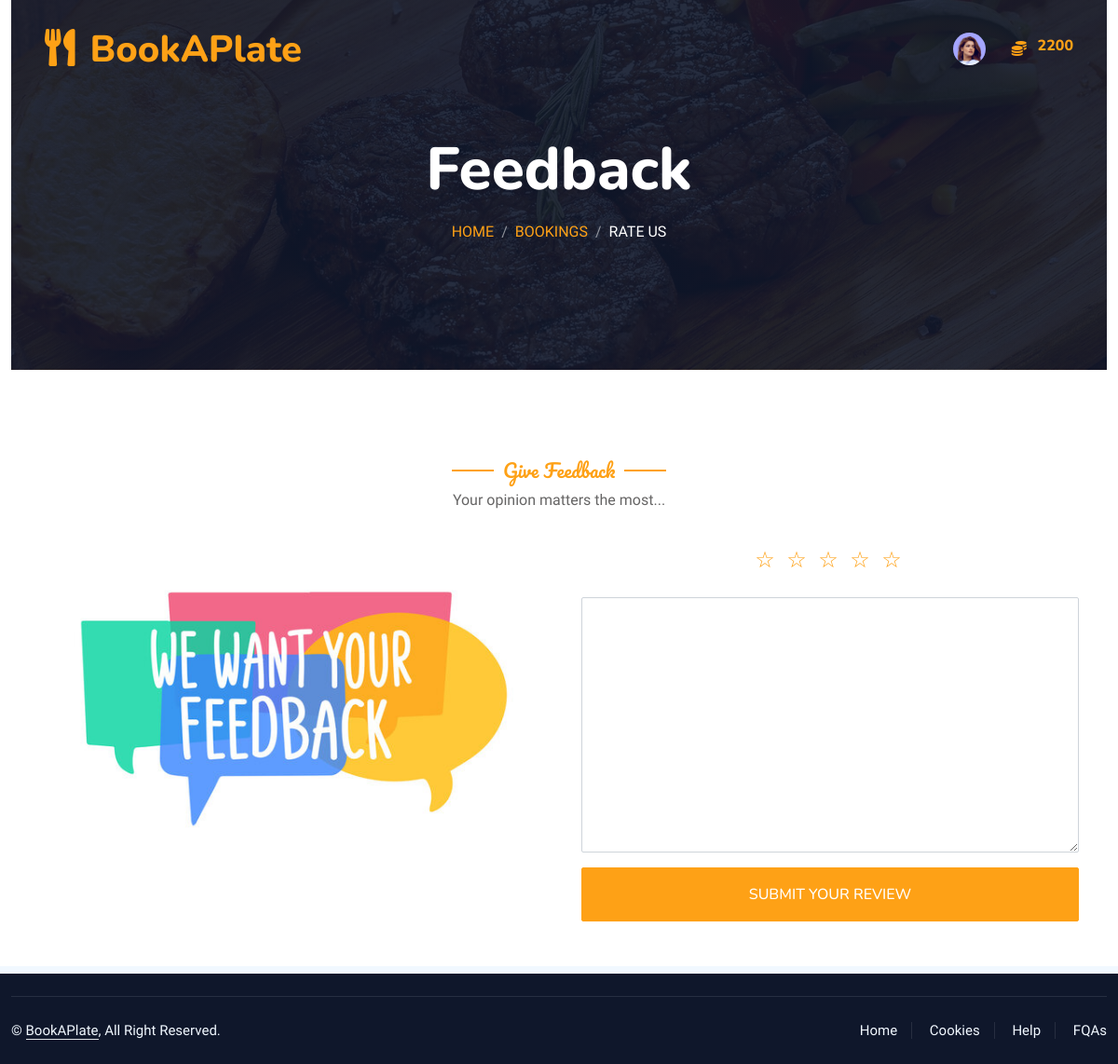
/customer_user/rate_us/ (signed in), run on the app's committed database.
### admin_workbench/models.py (models this page shows)
class Customer(models.Model):
    customer_id = models.AutoField(primary_key=True)
    phone = models.CharField(max_length=13, unique=True)
    address = models.CharField(max_length=100)
    place = models.CharField(max_length=100)
    STATES_CHOICES = [
    ('','Select State'),
    ('Andhra Pradesh', 'Andhra Pradesh'),
    ('Arunachal Pradesh', 'Arunachal Pradesh'),
    ('Assam', 'Assam'),
    ('Bihar', 'Bihar'),
    ('Chhattisgarh', 'Chhattisgarh'),
    ('Goa', 'Goa'),
    ('Gujarat', 'Gujarat'),
    ('Haryana', 'Haryana'),
    ('Himachal Pradesh', 'Himachal Pradesh'),
    ('Jharkhand', 'Jharkhand'),
    ('Karnataka', 'Karnataka'),
    ('Kerala', 'Kerala'),
    ('Madhya Pradesh', 'Madhya Pradesh'),
    ('Maharashtra', 'Maharashtra'),
    ('Manipur', 'Manipur'),
    ('Meghalaya', 'Meghalaya'),
    ('Mizoram', 'Mizoram'),
    ('Nagaland', 'Nagaland'),
    ('Odisha', 'Odisha'),
    ('Punjab', 'Punjab'),
    ('Rajasthan', 'Rajasthan'),
    ('Sikkim', 'Sikkim'),
    ('Tamil Nadu', 'Tamil Nadu'),
    ('Telangana', 'Telangana'),
    ('Tripura', 'Tripura'),
    ('Uttar Pradesh', 'Uttar Pradesh'),
    ('Uttarakhand', 'Uttarakhand'),
    ('West Bengal', 'West Bengal')
]
    state = models.CharField(max_length=100, choices=STATES_CHOICES,default='Kerala')
    status = models.CharField(max_length=10, default='Active')
    profile_photo = models.ImageField(upload_to='profile_pictures/', null=True)
    id_proof = models.ImageField(upload_to='customer_identifier/', null=True)
    user = models.OneToOneField(User, on_delete=models.CASCADE)

class Coins(models.Model):
    coin_id = models.AutoField(primary_key=True)
    coin_quantity = models.IntegerField(default= 2000)
    user = models.ForeignKey(Customer,on_delete=models.CASCADE)

### customer/views.py (the view)
# urls.py: path('rate_us/', FeedBackAndRating, name='rate_us'),
@login_required
def FeedBackAndRating(request):
    logged_user, customer, coins = get_customer_and_coins(request)
    if request.method == 'POST':
        booking_id = request.POST.get('booking_id', 0)
        if booking_id != 0:
            request.session['booking_id'] = booking_id
        booking_id = int(request.session.get('booking_id', 0))
        booking = get_object_or_404(BookingDetails, booking_id=booking_id)
        form = FeedbackForm(request.POST)
        if form.is_valid():
            feedback = form.save(commit=False)
            feedback.booking = booking
            feedback.rating = request.POST['rating']
            feedback.save()
            coins.coin_quantity = coins.coin_quantity + 50
            coins.save()
            my_booking =BookingDetails.objects.get(booking_id=booking_id)
            my_booking.status = 'Completed'
            my_booking.save()
            messages.success(request, 'You have successfully provided feedback for the services provided!')
            return redirect('my_feedbacks')
    else:
        form = FeedbackForm()
    context = {
        'form': form,
        'logged_user': logged_user,
        'customer': customer,
        'coins': coins,
    }
    return render(request, 'customer/feedback.html', context)

### customer/forms.py
class FeedbackForm(forms.ModelForm):
    class Meta:
        model= Feedback
        fields=['message']
        labels={
            'message':'' ,
        }
        widgets = {
            'message':  forms.Textarea(attrs={'class': 'form-control w-100 py-3','rows':10,'cols':50}),
        }

### customer/views.py (called while the page is built)
@login_required
def get_customer_and_coins(request):
    logged_user = request.user
    customer = get_object_or_404(Customer, user=logged_user)
    coins = get_object_or_404(Coins, user=customer)
    return logged_user, customer, coins

### customer/templates/customer/feedback.html (shortened to what this page needs)
{% extends 'customer/base.html'%} {% load static %}
{% block content %}
<div class="container-xxl position-relative p-0">
  <div class="container-xxl py-5 bg-dark hero-header mb-5">
    <div class="container text-center my-5 pt-5 pb-4">
      <h1 class="display-3 text-white mb-3 animated slideInDown">
        Feedback
      </h1>
      <nav aria-label="breadcrumb">
        <ol class="breadcrumb justify-content-center text-uppercase">
          <li class="breadcrumb-item"><a href="#">Home</a></li>
          <li class="breadcrumb-item"><a href="#">Bookings</a></li>
          <li class="breadcrumb-item text-white active" aria-current="page">
            Rate Us
          </li>
        </ol>
      </nav>
    </div>
  </div>
</div>
<div class="container py-5">
  <div class="row g-5">
    <div class="col-lg-12 text-center">
    <h5 class="section-title ff-secondary text-center text-primary fw-normal">Give Feedback</h5>
    <p>Your opinion matters the most...</p>
</div>
   </div>
   <div class="row g-5">
   <div class="col-lg-6 col-md-6 col-sm-6 text-center p-3"><img src="{% static 'book_a_plate/img/my_feedback.jpg'%}" class="img-fluid"/></div>
<div class="col-lg-6 col-md-6 col-sm-6 text-center">
 <form
                      method="post"
                      action="{% url 'rate_us'%}" onsubmit="return validateForm()"
                    >
                      <div class="row g-3">
                     <div class="col-md-12">
                      <div class="star-container" onclick="handleRating(event)">
    <div class="star" data-value="1.0"></div>
    <div class="star" data-value="2.0"></div>
    <div class="star" data-value="3.0"></div>
    <div class="star" data-value="4.0"></div>
    <div class="star" data-value="5.0"></div>
</div>
                    {% for field in form %}
                    <div class="col-md-12">
                      {{ field.label_tag }} {{ field }}
                    </div>
                    {% endfor %}
                      </div>
                        <div class="col-md-12">
                              <button
                            type="submit"
                            class="btn btn-primary w-100 py-3"
                          >
                           SUBMIT YOUR REVIEW
                          </button>
                        </div>
                      </div>
                    </form>
</div>
</div>
   </div>
   </div>
   {% endblock %}

### customer/templates/customer/base.html (shortened to what this page needs)
{% load static %}
<!DOCTYPE html>
<html lang="en">
  <head>
    <link
      href="https://cdnjs.cloudflare.com/ajax/libs/font-awesome/5.10.0/css/all.min.css"
      rel="stylesheet"
    />
    <link
      href="https://cdn.jsdelivr.net/npm/bootstrap-icons@1.4.1/font/bootstrap-icons.css"
      rel="stylesheet"
    />
    <link
      href="{% static 'book_a_plate/lib/animate/animate.min.css' %}"
      rel="stylesheet"
    />
    <link
      href="{% static 'book_a_plate/lib/owlcarousel/assets/owl.carousel.min.css' %}"
      rel="stylesheet"
    />
    <link
      href="{% static 'book_a_plate/lib/tempusdominus/css/tempusdominus-bootstrap-4.min.css' %}"
      rel="stylesheet"
    />
    <link
      href="{% static 'book_a_plate/css/bootstrap.min.css' %}"
      rel="stylesheet"
    />
    <link href="{% static 'book_a_plate/css/style.css' %}" rel="stylesheet" />
  </head>
  <body>
    <div class="container-xxl bg-white p-0">
      <div class="container-xxl position-relative p-0">
        <nav
          class="navbar navbar-expand-lg navbar-dark bg-dark px-4 px-lg-5 py-3 py-lg-0"
        >
          <a href="#" class="navbar-brand p-0">
            <h1 class="text-primary m-0">
              <i class="fa fa-utensils me-3"></i>BookAPlate
            </h1>
          </a>
          <div
            class="collapse navbar-collapse justify-content-end px-0"
            id="navbarNav"
          >
            <ul
              class="navbar-nav flex-row ms-auto align-items-center justify-content-end"
            >
              <li class="nav-item dropdown">
                <a
                  class="nav-link nav-icon-hover"
                  href="javascript:void(0)"
                  id="drop2"
                  data-bs-toggle="dropdown"
                  aria-expanded="false"
                >
                  {% if logged_user.is_authenticated and customer.profile_photo.url %}
                  <img
                    src="{{customer.profile_photo.url}}"
                    alt=""
                    width="35"
                    height="35"
                    class="rounded-circle"
                  />
                  {% else %}
                  <i class="fa fa-list"></i>
                  {% endif %}
                </a>
              </li>
              <li class="nav-item">
                <span>&nbsp;&nbsp;&nbsp;&nbsp;&nbsp;&nbsp;</span>
                <label class="text-primary">
                  <i class="fa fa-coins"></i>
                </label>
                <span>&nbsp;&nbsp;</span>
              </li>
              <li class="nav-item">
                <label class="text-primary">
                  <h6 class="text-primary">{{coins.coin_quantity}}</h6>
                </label>
              </li>
            </ul>
          </div>
        </nav>
      </div>
      <div class="container-fluid">{% block content %} {% endblock %}</div>
      <div
        class="container-fluid bg-dark text-light footer pt-4 mt-2 wow fadeIn"
        data-wow-delay="0.1s"
      >
        <div class="copyright">
          <div class="row">
            <div class="col-md-6 text-center text-md-start mb-3 mb-md-0">
              &copy; <a class="border-bottom" href="#">BookAPlate</a>, All Right
              Reserved.
            </div>
            <div class="col-md-6 text-center text-md-end">
              <div class="footer-menu">
                <a href="#">Home</a>
                <a href="#">Cookies</a>
                <a href="#">Help</a>
                <a href="#">FQAs</a>
              </div>
            </div>
          </div>
        </div>
      </div>
  </body>
</html>

### static/book_a_plate/css/style.css (style rules this page uses)
:root { --primary: #FEA116; --light: #F1F8FF; --dark: #0F172B; }
.ff-secondary { font-family: 'Pacifico', cursive; }
.btn { font-family: 'Nunito', sans-serif; font-weight: 500; text-transform: uppercase; transition: .5s; }
.btn.btn-primary, .btn.btn-secondary { color: #FFFFFF; }
.navbar-dark .navbar-nav .nav-link { position: relative; margin-left: 25px; padding: 35px 0; font-size: 15px; color: var(--light) !important; text-transform: uppercase; font-weight: 500; outline: none; transition: .5s; }
@media (min-width: 992px) { .navbar-dark { position: absolute; width: 100%; top: 0; left: 0; z-index: 999; background: transparent !important; } }
.hero-header { background: linear-gradient(rgba(15, 23, 43, .9), rgba(15, 23, 43, .9)), url(../img/bg-hero.jpg); background-position: center center; background-repeat: no-repeat; background-size: cover; }
.breadcrumb-item + .breadcrumb-item::before { color: rgba(255, 255, 255, .5); }
.section-title { position: relative; display: inline-block; }
.section-title::before { position: absolute; content: ""; width: 45px; height: 2px; top: 50%; left: -55px; margin-top: -1px; background: var(--primary); }
.section-title::after { position: absolute; content: ""; width: 45px; height: 2px; top: 50%; right: -55px; margin-top: -1px; background: var(--primary); }
.footer .copyright { padding: 25px 0; font-size: 15px; border-top: 1px solid rgba(256, 256, 256, .1); }
.footer .copyright a { color: var(--light); }
.footer .footer-menu a { margin-right: 15px; padding-right: 15px; border-right: 1px solid rgba(255, 255, 255, .1); }
.footer .footer-menu a:last-child { margin-right: 0; padding-right: 0; border-right: none; }

### customer/templates/customer/feedback.html (style rules this page uses)
.star-container { font-size: 24px; cursor: pointer; user-select: none; }
.star-container .star { display: inline-block; margin-right: 4px; width: 1em; height: 1em; position: relative; color: #ccc; }
.star-container .star:before { content: "\2606"; position: absolute; top: 0; left: 0; width: 1em; height: 1em; color: #fea116; }

### data on the page
Customer: profile_photo (picture)
Coins: coin_quantity "2200"
